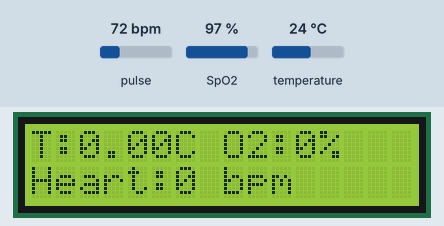
Bench run of a sketch on a simulated ESP32. Shown: 16×2 character LCD. The inputs (shaded band) are chosen by the test bench; at power-on: pulse 72 bpm, temperature 24 °C, SpO2 97 %. WiFi joins after 1.5 s; servers stay silent unless stated; uploads are accepted with an empty reply; what the sketch prints to the serial monitor is not drawn.

Above: at 3.3 s.
3.4 s: pulse set to 158 bpm
At 5.3 s:
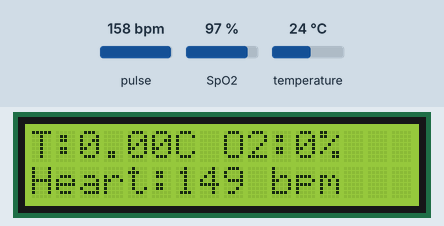
5.6 s: temperature set to 4 °C
At 8.2 s:
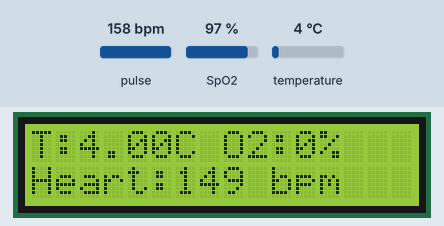
19.2 s: pulse set to 42 bpm
At 20.0 s:
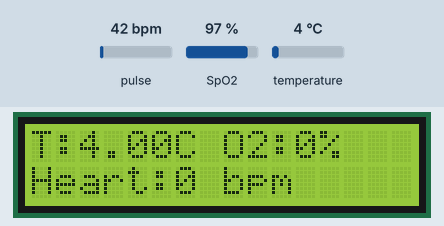
20.7 s: pulse set to 70 bpm
At 23.7 s:
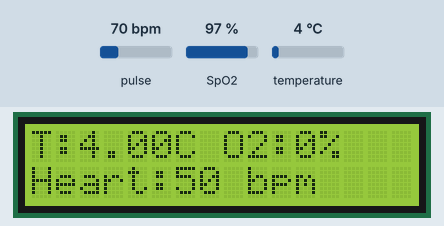
34.3 s: temperature set to 12 °C
At 37.2 s:
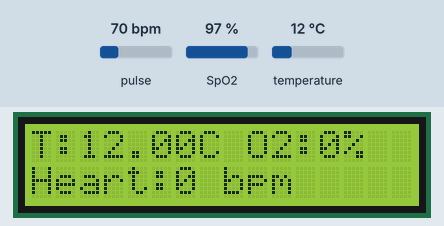
37.4 s: temperature set to 4 °C
At 49.3 s:
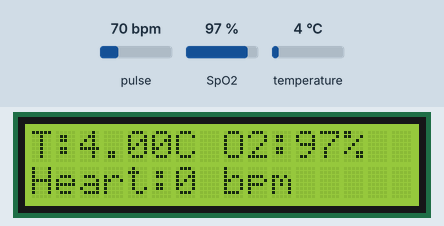
Timing chart, 0 to 50.8 s (numbered marks = the images above; inputs shaded):
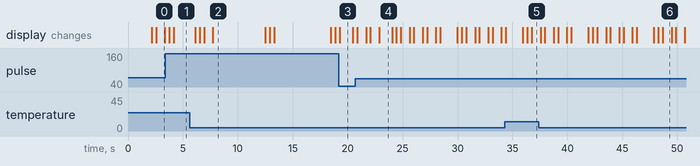

The sketch:

MedShield_.ino
```cpp
#include <WiFi.h>
#include <HTTPClient.h>
#include <ArduinoJson.h>
#include <LiquidCrystal_I2C.h>
#include <OneWire.h>
#include <DallasTemperature.h>
#include <Wire.h>
#include "MAX30105.h"
#include "heartRate.h"
#include "spo2_algorithm.h"

// WiFi Credentials
#define WIFI_SSID "Ayodele_Pump"
#define WIFI_PASSWORD "Demilade"
#define FIREBASE_HOST "https://smartsystem-17bb5-default-rtdb.firebaseio.com"
#define BUFFER_SIZE 100

// LCD Display Setup
LiquidCrystal_I2C lcd(0x27, 16, 2);

// MAX30105 Sensor Setup
MAX30105 particleSensor;
const byte RATE_SIZE = 4;
byte rates[RATE_SIZE];
byte rateSpot = 0;
long lastBeat = 0;

// Buffer for Sensor Data
uint32_t irBuffer[BUFFER_SIZE];
uint32_t redBuffer[BUFFER_SIZE];
int bufferIndex = 0;

// Sensor Readings
int32_t spo2;
int8_t spo2Valid;
int32_t heartRate;
int8_t hrValid;
int beatAvg;
unsigned long prevT = 0;
float temperatureC = 0;

// DS18B20 Temperature Sensor Setup
const int oneWireBus = 4;
OneWire oneWire(oneWireBus);
DallasTemperature sensors(&oneWire);

void Mprint(String message, byte row, byte col) {
    lcd.setCursor(col, row);
    lcd.print(message);
}

void setup() {
    Serial.begin(115200);
    sensors.begin();
    WiFi.begin(WIFI_SSID, WIFI_PASSWORD);

    lcd.init();
    lcd.backlight();

    if (!particleSensor.begin(Wire, I2C_SPEED_FAST)) {
        Serial.println("MAX30105 was not found. Please check wiring/power.");
        while (1);
    }

    Serial.println("Place your index finger on the sensor with steady pressure.");
    particleSensor.setup();
    particleSensor.setPulseAmplitudeRed(0x0A);
    particleSensor.setPulseAmplitudeGreen(0);
    randomSeed(analogRead(0));

    Mprint("MedShield", 0, 2);
    Mprint("Shield Health...", 1, 0);
    delay(2000);
    lcd.clear();

    while (WiFi.status() != WL_CONNECTED) {
        delay(500);
        Serial.print(".");
        Mprint("Waiting for", 0, 0);
        Mprint("Connection...", 1, 0);
    }
    Serial.println("\nWiFi Connected!");
}

void loop() {
    long irValue = particleSensor.getIR();
    int beatsPerMinute = 0;

    if (checkForBeat(irValue)) {
        long delta = millis() - lastBeat;
        lastBeat = millis();
        beatsPerMinute = 60 / (delta / 1000.0);

        if (beatsPerMinute < 255 && beatsPerMinute > 20) {
            rates[rateSpot++] = (byte)beatsPerMinute;
            rateSpot %= RATE_SIZE;
            beatAvg = 0;
            for (byte x = 0; x < RATE_SIZE; x++)
                beatAvg += rates[x];
            beatAvg /= RATE_SIZE;
        }
    }

    if (millis() - prevT >= 5000) {
        sensors.requestTemperatures();
        temperatureC = sensors.getTempCByIndex(0);
        prevT = millis();
    }

    irBuffer[bufferIndex] = particleSensor.getIR();
    redBuffer[bufferIndex] = particleSensor.getRed();
    bufferIndex++;

    if (bufferIndex >= BUFFER_SIZE) {
        maxim_heart_rate_and_oxygen_saturation(irBuffer, BUFFER_SIZE, redBuffer, &spo2, &spo2Valid, &heartRate, &hrValid);
        if (spo2Valid && spo2 > 0 && spo2 <= 100) {
            Serial.print("SpO2: ");
            Serial.print(spo2);
            Serial.println("%");
        } else {
            Serial.println("Invalid SpO2 reading");
        }
        bufferIndex = 0;
    }

    if (irValue > 50000) {
        Serial.print(temperatureC);
        Serial.println("ºC");
        Serial.print("BPM=");
        Serial.println(beatsPerMinute);

        lcd.clear();
        Mprint("T:" + String(temperatureC) + "C O2:" + String(spo2) + "%", 0, 0);
        Mprint("Heart:" + String(beatsPerMinute) + " bpm", 1, 0);
        delay(150);

        sendDataToFirebase(beatsPerMinute, spo2, temperatureC);
    } else {
        lcd.clear();
        Mprint("Place your", 0, 0);
        Mprint("finger", 1, 0);
        delay(150);
    }
}

void sendDataToFirebase(float bpm, float spo2, float temperature) {
    if (WiFi.status() == WL_CONNECTED) {
        HTTPClient http;
        String url = String(FIREBASE_HOST) + "/data.json";
        http.begin(url);
        http.addHeader("Content-Type", "application/json");

        String jsonData = "{";
        jsonData += "\"bpm\":" + String(bpm) + ",";
        jsonData += "\"spo2\":" + String(spo2) + ",";
        jsonData += "\"temperature\":" + String(temperature);
        jsonData += "}";

        int httpResponseCode = http.PUT(jsonData);

        if (httpResponseCode > 0) {
            Serial.print("Data sent successfully: ");
            Serial.println(httpResponseCode);
        } else {
            Serial.print("Failed to send data. Error: ");
            Serial.println(http.errorToString(httpResponseCode).c_str());
        }

        http.end();
    } else {
        Serial.println("WiFi not connected. Cannot send data to Firebase.");
    }
}
```

Measured:
- after the input at 3.4 s, the display: first changes after 0.36 s (image 1 shows a later state)
- after the input at 19.2 s, the display: changes after 0.08 s (image 3)
- what the display in image 0 shows lasts 0.8 s, from 2.6 s to 3.4 s
- what the display in image 2 shows lasts 4.8 s, from 7.7 s to 12.5 s
- what the display in image 3 shows lasts 1.2 s, from 19.3 s to 20.5 s
